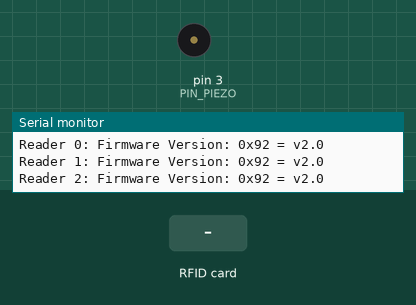
A sketch run on a simulated Arduino Uno, built with avr-gcc and run on an emulated ATmega328P. On the bench: buzzer (waves = sounding), the last lines printed to the serial monitor. The test bench sets the inputs (shaded band).

Above: at 1.3 s.
1.4 s: RFID card A4 78 49 85 held to the reader
At 1.5 s:
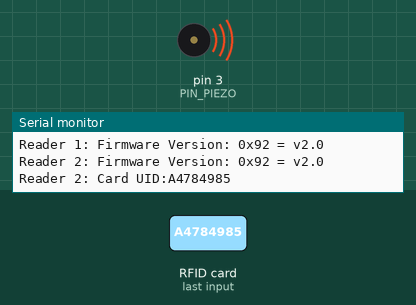
3.1 s: RFID card FC 43 6C CD held to the reader
At 4.3 s:
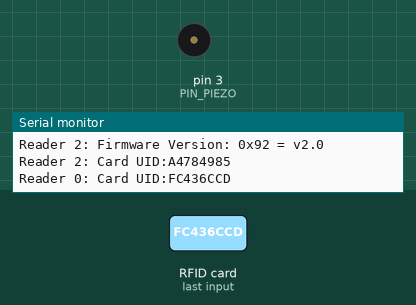
Timing chart, 0 to 6.1 s (numbered marks = the images above; inputs shaded):
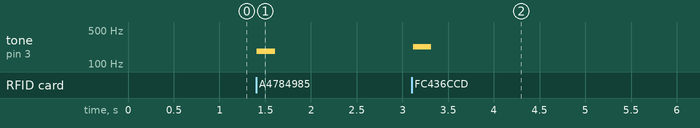

The sketch:

sketch_nov2b.ino
```cpp
/*
   Pin layout used:
   --------------------------------------
               MFRC522      Arduino
               Reader/PCD   Uno/101
   Signal      Pin          Pin
   -------------------------------------
   ------------Shared Pins--------------
   RST/Reset   RST          9
   SPI MOSI    MOSI         11 / ICSP-4
   SPI MISO    MISO         12 / ICSP-1
   SPI SCK     SCK          13 / ICSP-3
  ------------Unshared Pins-------------
   SS_1        SDA          10
   SS_2        SDA          8
   SS_3        SDA          7

*/

//Libraries:
#include <SPI.h>
#include <MFRC522.h>

// PIN Numbers : RESET + SDAs
#define RST_PIN         9
#define SS_1_PIN        10
#define SS_2_PIN        8
#define SS_3_PIN        7

#define PIN_PIEZO       3

#define NR_OF_READERS   3

byte ssPins[] = {SS_1_PIN, SS_2_PIN, SS_3_PIN}; // unique reader pins
int index; // index corresponding to tags and tones

static String UIDs[] = {"A4784985", "BF1DD92", "FC436CCD"}; // our tags' UIDs
byte buzzerTones[] = {440, 460, 480}; // associated buzzer tones

String reading = ""; // incoming UID

// Create an MFRC522 instance :
MFRC522 mfrc522[NR_OF_READERS];

/**
   Initialize.
*/
void setup() {

  Serial.begin(9600);           // Initialize serial communications with the PC
  while (!Serial);              // Do nothing if no serial port is opened (added for Arduinos based on ATMEGA32U4)

  SPI.begin();                  // Init SPI bus

  /* looking for MFRC522 readers */
  for (uint8_t reader = 0; reader < NR_OF_READERS; reader++) {
    mfrc522[reader].PCD_Init(ssPins[reader], RST_PIN);
    Serial.print(F("Reader "));
    Serial.print(reader);
    Serial.print(F(": "));
    mfrc522[reader].PCD_DumpVersionToSerial();
    mfrc522[reader].PCD_SetAntennaGain(mfrc522[reader].RxGain_max);
  }

  pinMode(PIN_PIEZO, OUTPUT);
}

/*
   Main loop.
*/

void loop() {

  for (uint8_t reader = 0; reader < NR_OF_READERS; reader++) {

    // Looking for new cards
    if (mfrc522[reader].PICC_IsNewCardPresent() && mfrc522[reader].PICC_ReadCardSerial()) {
      Serial.print(F("Reader "));
      Serial.print(reader);

      // Show some details of the PICC (that is: the tag/card)
      Serial.print(F(": Card UID:"));
      dump_byte_array(mfrc522[reader].uid.uidByte, mfrc522[reader].uid.size); //UID sent to dump_byte_array
      Serial.println();

      mfrc522[reader].PICC_HaltA();
      // Stop encryption on PCD
      mfrc522[reader].PCD_StopCrypto1();
    }
  }
}

/**
   Helper routine to dump a byte array as hex values to Serial.
*/
void dump_byte_array(byte * buffer, byte bufferSize) { //processes incoming tag reading
  reading = ""; // cleared reading

  for (byte i = 0; i < bufferSize; i++) {
    reading.concat(String(buffer[i], HEX)); // concat'ing incoming data into single string
  }
  reading.toUpperCase();
  Serial.print(reading);
  verifyUID();
}

void verifyUID(){ // compares incoming reading to array of known UIDs
  for(byte i = 0; i < sizeof(UIDs); i++){
    if (reading == UIDs[i])
    {
      index = i; // index is set to corresponding tag/tone
      playBuzzer();
    }
  }
}

void playBuzzer(){ // plays sound if tag is recognized
//tone is played for 200 ms
  tone(PIN_PIEZO, buzzerTones[index]);
  delay(200);
  noTone(PIN_PIEZO);
}
```

Measured:
- after the input at 1.4 s, tone on pin 3 (PIN_PIEZO): silent → 184 Hz at once, → silent 0.20 s later
- after the input at 3.1 s, tone on pin 3 (PIN_PIEZO): silent → 224 Hz at once, → silent 0.20 s later
